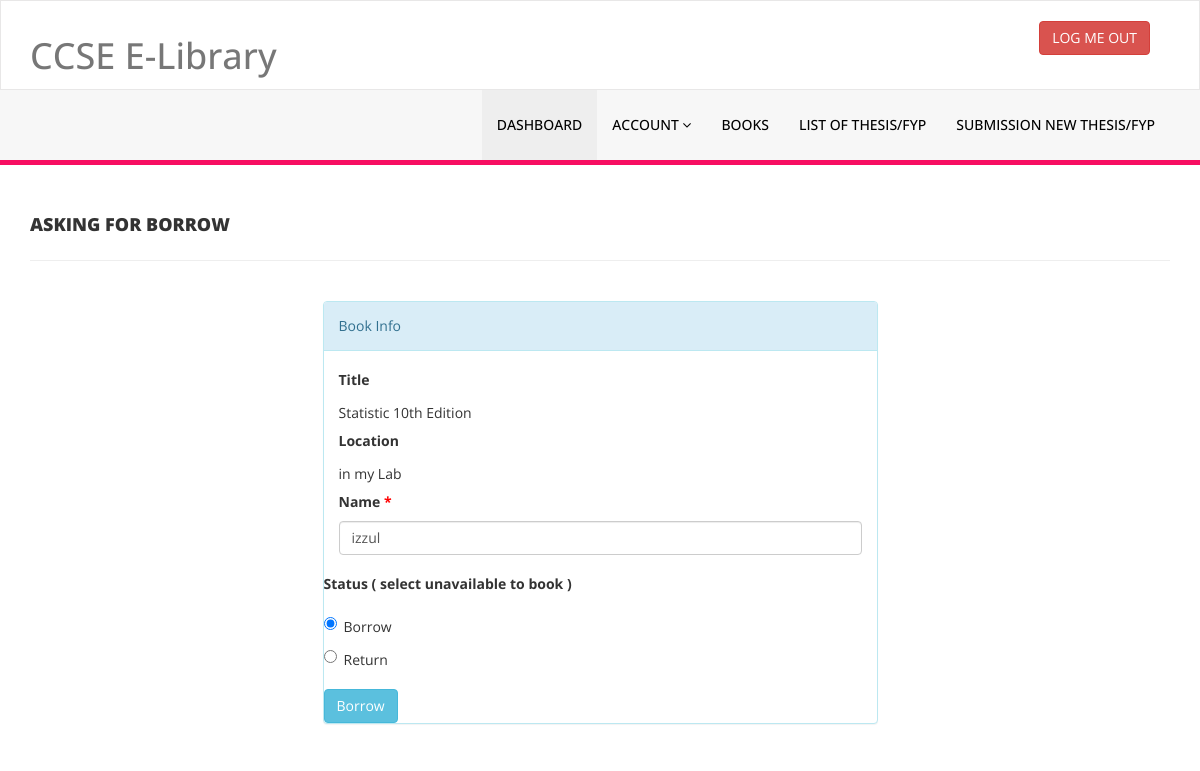
Page /library/borrowbook.php?bookid=1 (signed in) on the committed database.
### tables this page shows
CREATE TABLE `tblbook` (
  `id` int(1) NOT NULL,
  `Title` varchar(100) DEFAULT NULL,
  `LecturesID` int(100) DEFAULT NULL,
  `Location` varchar(100) NOT NULL,
  `Borrowers` varchar(100) DEFAULT NULL,
  `Availability` varchar(1) DEFAULT NULL
);

### library/borrowbook.php (the view, shortened to what this page needs)
<?php
include('includes/config.php');
if(strlen($_SESSION['login'])==0)
    {
header('location:index.php');
}
else{
?>
<!DOCTYPE html>
<html xmlns="http://www.w3.org/1999/xhtml">
<head>
    <link href="assets/css/bootstrap.css" rel="stylesheet" />
    <link href="assets/css/font-awesome.css" rel="stylesheet" />
    <link href="assets/css/style.css" rel="stylesheet" />
</head>
<body>
<?php include('includes/header.php');?>
    <div class="content-wrapper">
         <div class="container">
        <div class="row pad-botm">
            <div class="col-md-12">
                <h4 class="header-line">Asking for Borrow</h4>
                            </div>
</div>
<div class="row">
<div class="col-md-6 col-sm-6 col-xs-12 col-md-offset-3"">
<div class="panel panel-info">
<div class="panel-heading">
Book Info
</div>
<div class="panel-body">
<form role="form" method="post">
<?php
$bookid=intval($_GET['bookid']);
$sql="SELECT * from tblbook where id=:bookid";
$query=$dbh->prepare($sql);
$query-> bindParam(':bookid',$bookid, PDO::PARAM_STR);
$query->execute();
$results=$query->fetchAll(PDO::FETCH_OBJ);
if($query->rowCount() > 0)
{
foreach($results as $result)
{
  ?>
<div >
<label>Title</label><br>
<?php echo htmlentities($result->Title);?>
</div>
<div >
<label>Location</label><br>
<?php echo htmlentities($result->Location);?>
</div>
<label>Name <span style="color:red;">*</span></label>
<input class="form-control" type="text" name="brw" value="<?php echo htmlentities($result->Borrowers);?>"  />
</div>
<div class="form-group">
<label>Status ( select unavailable to book )</label>
<?php if($result->Availability==1) {?>
 <div class="radio">
 <div class="radio">
<label>
<input type="radio" name="status" id="status" value="1" checked="checked">Return
</label>
</div>
<div class="radio">
<label>
<input type="radio" name="status" id="status" value="0">Borrow
</label>
</div>
<?php } else { ?>
<div class="radio">
<label>
<input type="radio" name="status" id="status" value="0" checked="checked">Borrow
</label>
</div>
 <div class="radio">
<label>
<input type="radio" name="status" id="status" value="1">Return
</label>
</div>
<?php } ?>
</div>
<?php }} ?>
<button type="submit" name="update" class="btn btn-info">Borrow </button>
                            </div>
                        </div>
                            </div>
        </div>
    </div>
</body>
</html>
<?php } ?>

### library/assets/css/style.css (style rules this page uses)
.content-wrapper { margin-top: 40px; min-height:800px; padding-bottom:90px; }
.header-line { font-weight:900; padding-bottom:25px; border-bottom:1px solid #eeeeee; text-transform:uppercase; }
.pad-botm { padding-bottom:30px; }

### rows in the picture
tblbook: Title "Statistic 10th Edition", Location "in my Lab", brw "izzul"
